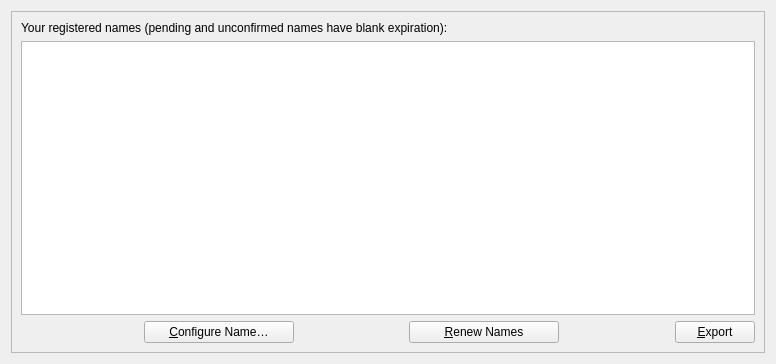
<?xml version="1.0" encoding="UTF-8"?>
<ui version="4.0">
 <class>ManageNamesPage</class>
 <widget class="QWidget" name="ManageNamesPage">
  <property name="geometry">
   <rect>
    <x>0</x>
    <y>0</y>
    <width>776</width>
    <height>364</height>
   </rect>
  </property>
  <layout class="QHBoxLayout" name="horizontalLayout">
   <item>
    <widget class="QFrame" name="frame2">
     <property name="sizePolicy">
      <sizepolicy hsizetype="Preferred" vsizetype="Expanding">
       <horstretch>0</horstretch>
       <verstretch>0</verstretch>
      </sizepolicy>
     </property>
     <property name="frameShape">
      <enum>QFrame::StyledPanel</enum>
     </property>
     <property name="frameShadow">
      <enum>QFrame::Sunken</enum>
     </property>
     <layout class="QVBoxLayout" name="verticalLayout">
      <!--
      <item>
       <widget class="QLabel" name="label_4">
        <property name="sizePolicy">
         <sizepolicy hsizetype="Preferred" vsizetype="Maximum">
          <horstretch>0</horstretch>
          <verstretch>0</verstretch>
         </sizepolicy>
        </property>
        <property name="text">
         <string>&amp;New name:</string>
        </property>
        <property name="alignment">
         <set>Qt::AlignLeading|Qt::AlignLeft|Qt::AlignVCenter</set>
        </property>
        <property name="buddy">
         <cstring>registerName</cstring>
        </property>
       </widget>
      </item>
      <item>
       <widget class="QValidatedLineEdit" name="registerName">
        <property name="toolTip">
         <string>Enter a name or domain name (prefixed with d/) to register it.</string>
        </property>
        <property name="text">
         <string>d/</string>
        </property>
       </widget>
      </item>
      <item>
       <widget class="QLabel" name="label">
        <property name="sizePolicy">
         <sizepolicy hsizetype="Preferred" vsizetype="Preferred">
          <horstretch>0</horstretch>
          <verstretch>0</verstretch>
         </sizepolicy>
        </property>
        <property name="text">
         <string>&lt;html&gt;&lt;head/&gt;&lt;body&gt;&lt;p&gt;Use &lt;span style=&quot; font-weight:600;&quot;&gt;d/&lt;/span&gt; prefix for domain names. E.g. &lt;span style=&quot; font-weight:600;&quot;&gt;d/mysite&lt;/span&gt; will register &lt;span style=&quot; font-weight:600;&quot;&gt;mysite.bit&lt;/span&gt;&lt;/p&gt;&lt;p&gt;See &lt;a href=&quot;https://wiki.doichain.info/index.php?title=Domain_Name_Specification&quot;&gt;&lt;span style=&quot; text-decoration: underline; color:#0000ff;&quot;&gt;Domain names&lt;/span&gt;&lt;/a&gt; in Doichain wiki for reference. Other prefixes can be used for miscellaneous purposes (not domain names).&lt;/p&gt;&lt;/body&gt;&lt;/html&gt;</string>
        </property>
        <property name="textFormat">
         <enum>Qt::RichText</enum>
        </property>
        <property name="wordWrap">
         <bool>true</bool>
        </property>
        <property name="openExternalLinks">
         <bool>true</bool>
        </property>
       </widget>
      </item>
      <item>
       <widget class="QPushButton" name="submitNameButton">
        <property name="sizePolicy">
         <sizepolicy hsizetype="Fixed" vsizetype="Fixed">
          <horstretch>0</horstretch>
          <verstretch>0</verstretch>
         </sizepolicy>
        </property>
        <property name="minimumSize">
         <size>
          <width>150</width>
          <height>0</height>
         </size>
        </property>
        <property name="toolTip">
         <string>Confirm the new name action. Sends name_new transaction
to the network and creates a pending name_firstupdate transaction.</string>
        </property>
        <property name="text">
         <string>&amp;Submit</string>
        </property>
        <property name="icon">
         <iconset resource="../bitcoin.qrc">
          <normaloff>:/icons/send</normaloff>:/icons/send</iconset>
        </property>
        <property name="default">
         <bool>true</bool>
        </property>
       </widget>
      </item>
      <item>
       <spacer name="verticalSpacer">
        <property name="orientation">
         <enum>Qt::Vertical</enum>
        </property>
        <property name="sizeType">
         <enum>QSizePolicy::Maximum</enum>
        </property>
        <property name="sizeHint" stdset="0">
         <size>
          <width>20</width>
          <height>12</height>
         </size>
        </property>
       </spacer>
      </item>
      -->
      <item>
       <widget class="QLabel" name="label_5">
        <property name="sizePolicy">
         <sizepolicy hsizetype="Preferred" vsizetype="Maximum">
          <horstretch>0</horstretch>
          <verstretch>0</verstretch>
         </sizepolicy>
        </property>
        <property name="text">
         <string>Your registered names (pending and unconfirmed names have blank expiration):</string>
        </property>
        <property name="alignment">
         <set>Qt::AlignLeading|Qt::AlignLeft|Qt::AlignVCenter</set>
        </property>
        <!--
        <property name="buddy">
         <cstring>registerName</cstring>
        </property>
        -->
       </widget>
      </item>
      <item>
       <widget class="QTableView" name="tableView">
        <property name="contextMenuPolicy">
         <enum>Qt::CustomContextMenu</enum>
        </property>
        <property name="toolTip">
         <string>Double-click name to configure</string>
        </property>
        <property name="tabKeyNavigation">
         <bool>false</bool>
        </property>
        <property name="alternatingRowColors">
         <bool>true</bool>
        </property>
        <property name="selectionMode">
         <enum>QAbstractItemView::ExtendedSelection</enum>
        </property>
        <property name="selectionBehavior">
         <enum>QAbstractItemView::SelectRows</enum>
        </property>
        <property name="sortingEnabled">
         <bool>true</bool>
        </property>
        <attribute name="verticalHeaderVisible">
         <bool>false</bool>
        </attribute>
       </widget>
      </item>
      <item>
       <layout class="QHBoxLayout" name="horizontalLayout_3">
        <item>
         <widget class="QLabel" name="countLabel">
          <property name="sizePolicy">
           <sizepolicy hsizetype="Preferred" vsizetype="Maximum">
            <horstretch>0</horstretch>
            <verstretch>0</verstretch>
           </sizepolicy>
          </property>
          <property name="text">
           <string></string>
          </property>
          <property name="alignment">
           <set>Qt::AlignLeading|Qt::AlignLeft|Qt::AlignVCenter</set>
          </property>
         </widget>
        </item>
        <item>
         <spacer name="countConfigureSpacer">
          <property name="orientation">
           <enum>Qt::Horizontal</enum>
          </property>
          <property name="sizeHint" stdset="0">
           <size>
            <width>40</width>
            <height>20</height>
           </size>
          </property>
         </spacer>
        </item>
        <item>
         <widget class="QPushButton" name="configureNameButton">
          <property name="sizePolicy">
           <sizepolicy hsizetype="Fixed" vsizetype="Fixed">
            <horstretch>0</horstretch>
            <verstretch>0</verstretch>
           </sizepolicy>
          </property>
          <property name="minimumSize">
           <size>
            <width>150</width>
            <height>0</height>
           </size>
          </property>
          <property name="toolTip">
           <string>Configure name and submit update operation</string>
          </property>
          <property name="text">
           <string>&amp;Configure Name&#8230;</string>
          </property>
          <property name="icon">
           <iconset resource="../bitcoin.qrc">
            <normaloff>:/icons/edit</normaloff>:/icons/edit</iconset>
          </property>
          <property name="default">
           <bool>false</bool>
          </property>
         </widget>
        </item>
        <item>
         <spacer name="configureRenewSpacer">
          <property name="orientation">
           <enum>Qt::Horizontal</enum>
          </property>
          <property name="sizeHint" stdset="0">
           <size>
            <width>40</width>
            <height>20</height>
           </size>
          </property>
         </spacer>
        </item>
        <item>
         <widget class="QPushButton" name="renewNameButton">
          <property name="sizePolicy">
           <sizepolicy hsizetype="Fixed" vsizetype="Fixed">
            <horstretch>0</horstretch>
            <verstretch>0</verstretch>
           </sizepolicy>
          </property>
          <property name="minimumSize">
           <size>
            <width>150</width>
            <height>0</height>
           </size>
          </property>
          <property name="toolTip">
           <string>Renew the names with their current values</string>
          </property>
          <property name="text">
           <string>&amp;Renew Names</string>
          </property>
          <property name="default">
           <bool>false</bool>
          </property>
         </widget>
        </item>
        <item>
         <spacer name="renewExportSpacer">
          <property name="orientation">
           <enum>Qt::Horizontal</enum>
          </property>
          <property name="sizeHint" stdset="0">
           <size>
            <width>40</width>
            <height>20</height>
           </size>
          </property>
         </spacer>
        </item>
        <item>
         <widget class="QPushButton" name="exportButton">
          <property name="toolTip">
           <string>Export the data in the current tab to a file</string>
          </property>
          <property name="text">
           <string>&amp;Export</string>
          </property>
          <property name="icon">
           <iconset resource="../bitcoin.qrc">
            <normaloff>:/icons/export</normaloff>:/icons/export</iconset>
          </property>
          <property name="autoDefault">
           <bool>false</bool>
          </property>
         </widget>
        </item>
       </layout>
      </item>
     </layout>
    </widget>
   </item>
  </layout>
 </widget>
 <customwidgets>
  <!--
  <customwidget>
   <class>QValidatedLineEdit</class>
   <extends>QLineEdit</extends>
   <header>qt/qvalidatedlineedit.h</header>
  </customwidget>
  -->
 </customwidgets>
 <resources>
  <!--
  <include location="../bitcoin.qrc"/>
  -->
 </resources>
 <connections/>
</ui>
